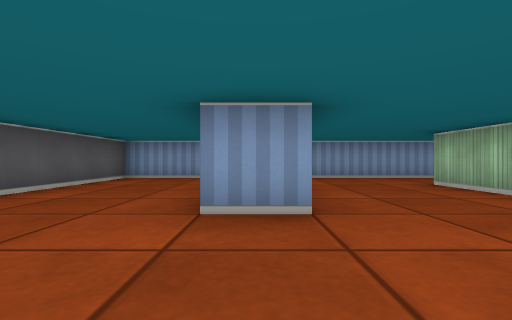
[1] (above)

14 first-person views from a walk through a cub3D maze. The camera is about half as high as the walls, looks level and sees 85° across. The floor is counted in squares. Each view is taken from the middle of a square. On the plan, view 1 faces up. The plan holds only what a view shows up to about 9 squares ahead; the rest is blank.

[2]
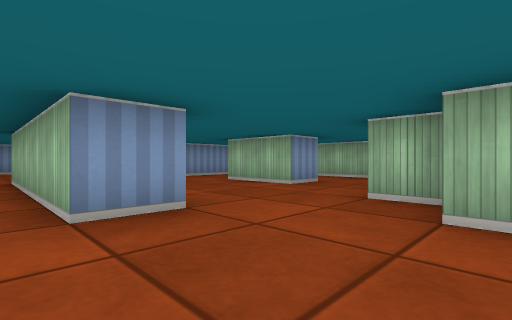

[3]
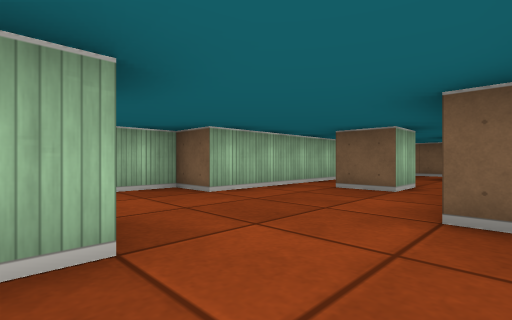

[4]
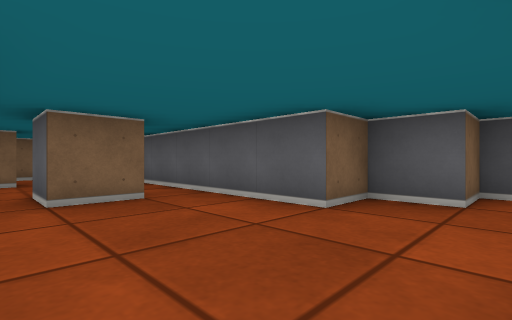

[5]
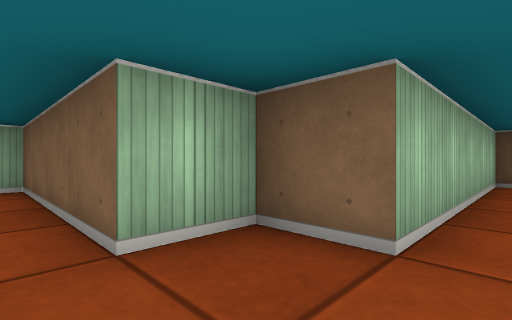

[6]
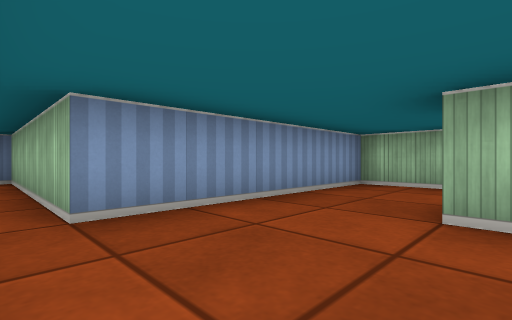

[7]
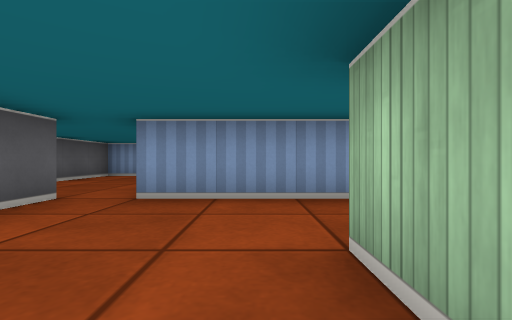

[8]
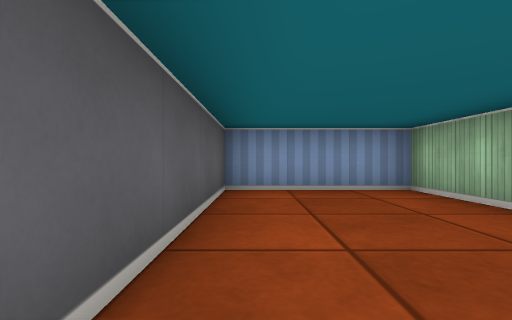

[9]
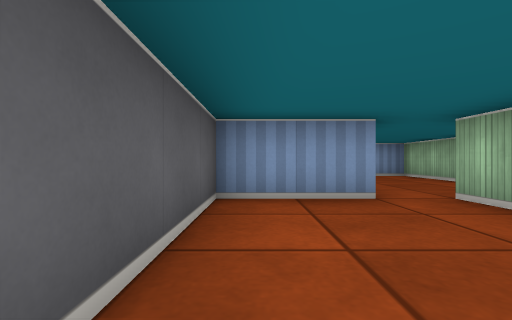

[10]
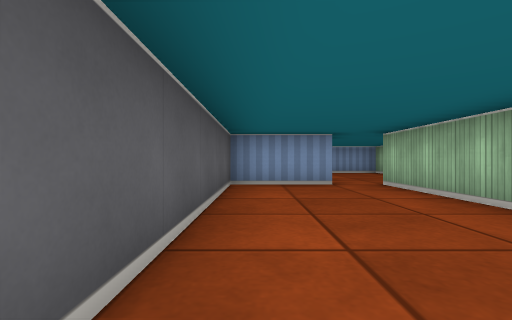

[11]
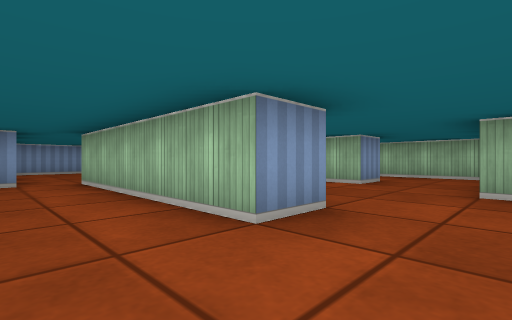

[12]
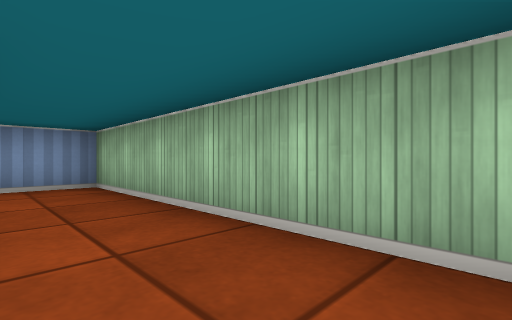

[13]
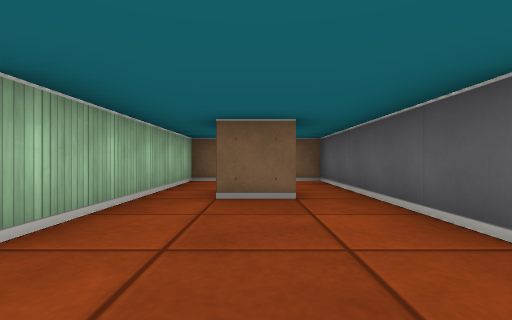

[14]
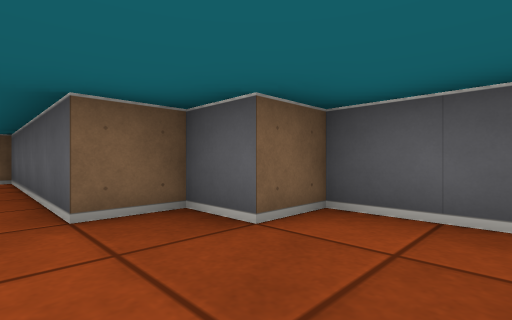

### Floor plan
Points are (right, up) in squares from view 1. A wall is a line through its corners. A room is listed if a view was taken in it or the views show most of it. See-through windows are left out.
Room 1 (views 1, 2, 3, 4, 5, 6, 7, 9, 10, 11, 13, 14)
walls: (0.5, 2.5) (-0.5, 2.5) (-0.5, 7.5); (3.5, 3.5) (3.5, 5.5); (-0.5, -2.5) (-0.5, -1.5) (0.5, -1.5) (0.5, -2.5); (0.5, 7.5) (0.5, 6.6); (-1.4, 7.5) (-3.5, 7.5) (-3.5, 1.5) (-2.5, 1.5) (-2.5, 0.5) (-1.5, 0.5) (-1.5, -4.5) (-0.9, -4.5); (0.5, -4.5) (1.5, -4.5) (1.5, 0.5) (2.5, 0.5) (2.5, 1.5) (3.5, 1.5); (3.5, 7.5) (1.5, 7.5)
ways out: opening at (0, 7) to room 2; opening at (4, 2.5) to room 3; opening at (4, 6.5) to room 4; opening at (0, -6)
Room 2 (view 8)
walls: (1.5, 7.5) (1.5, 12.5) (-1.5, 12.5) (-1.5, 8.5)
ways out: opening at (0, 7) to room 1
Room 3 (view 12)
walls: (4.5, 3.5) (3.5, 3.5); (3.5, 1.5) (6.5, 1.5) (6.5, 3.5)
ways out: opening at (4, 2.5) to room 1; opening at (5.5, 4.5) to room 4
Room 4 (no view inside)
walls: (6.5, 3.5) (6.5, 7.5) (3.5, 7.5)
ways out: opening at (4, 6.5) to room 1; opening at (5.5, 4.5) to room 3

Positions as (right, up) in squares from view 1, and headings:
1: (0, 0), facing up
2: (-1, 0), facing up-right
3: (-2, 3), facing down-right
4: (1, 2), facing down-left
5: (1, 2), facing down-right
6: (1, 5), facing up-right
7: (3, 4), facing up
8: (-1, 8), facing up
9: (-3, 4), facing up
10: (-3, 2), facing up
11: (-2, 1), facing up-right
12: (5, 2), facing up-right
13: (0, 2), facing down
14: (-1, 3), facing down-left
